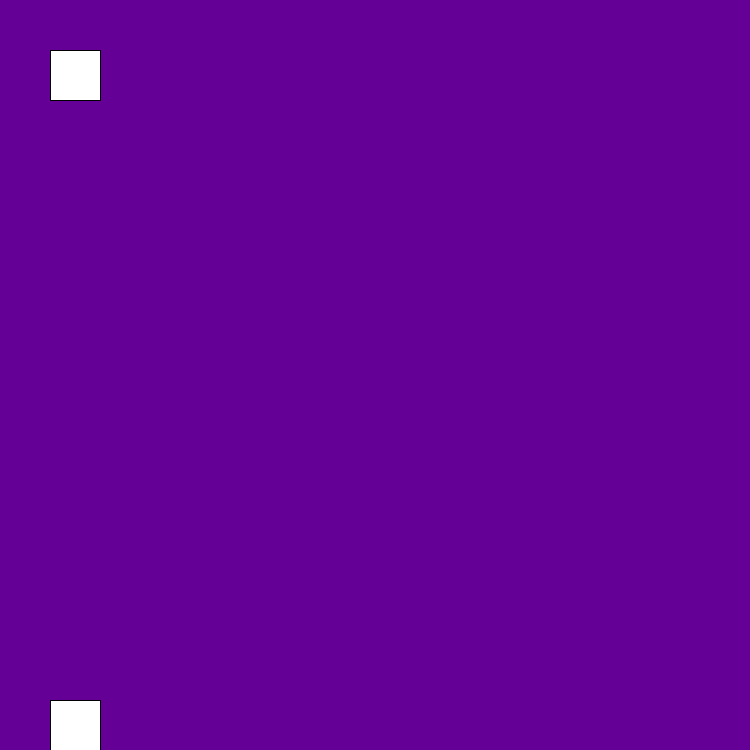
Frame 1 (no input)
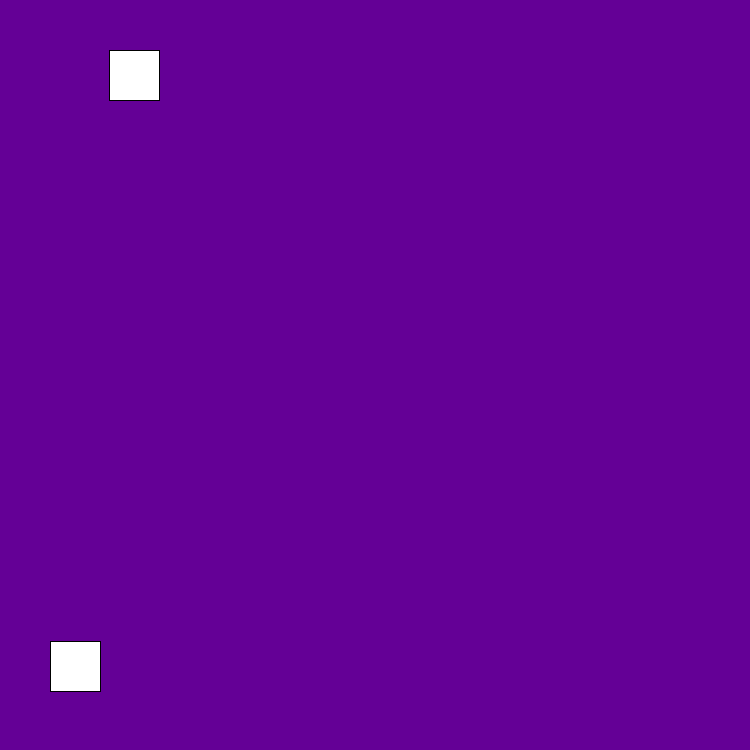
Frame 60 (the mouse pressed at the canvas centre just before this capture)
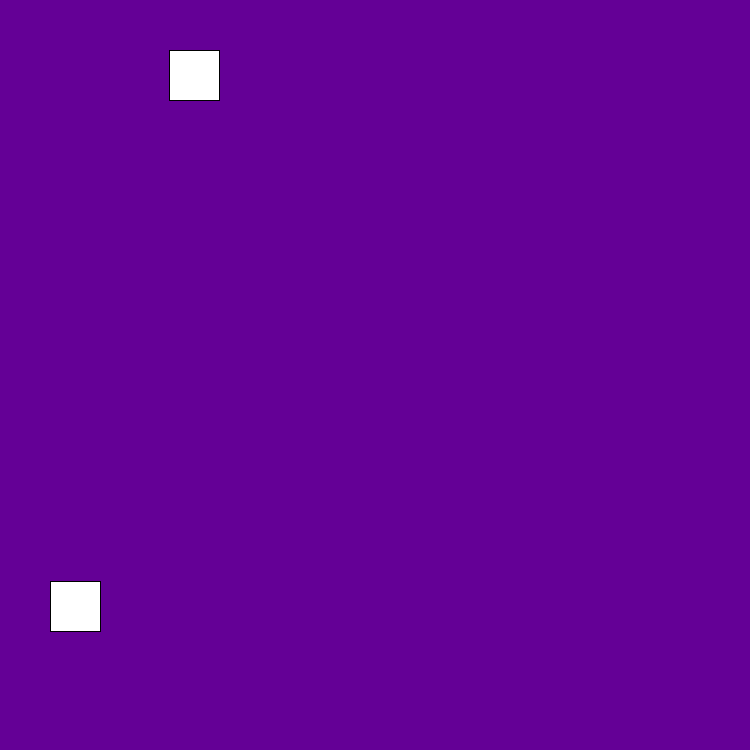
Frame 120 (the mouse held since frame 60 and released just before this capture)

The Processing sketch that drew these frames (run headless with seeded random() and noise(); from frame 60 on, the mouse is pressed at the canvas centre):

// Processing sketch: variables_assignment
// ── variables_assignment.pde
int x = 50;
int y = 700;


void setup() {
  size (750,750);
  
  
}

void draw() {
  background(100,0,150);
  
  square(x,50,50);
  x = x + 1;
  square(50,y,50);
  y = y - 1;
  
}
